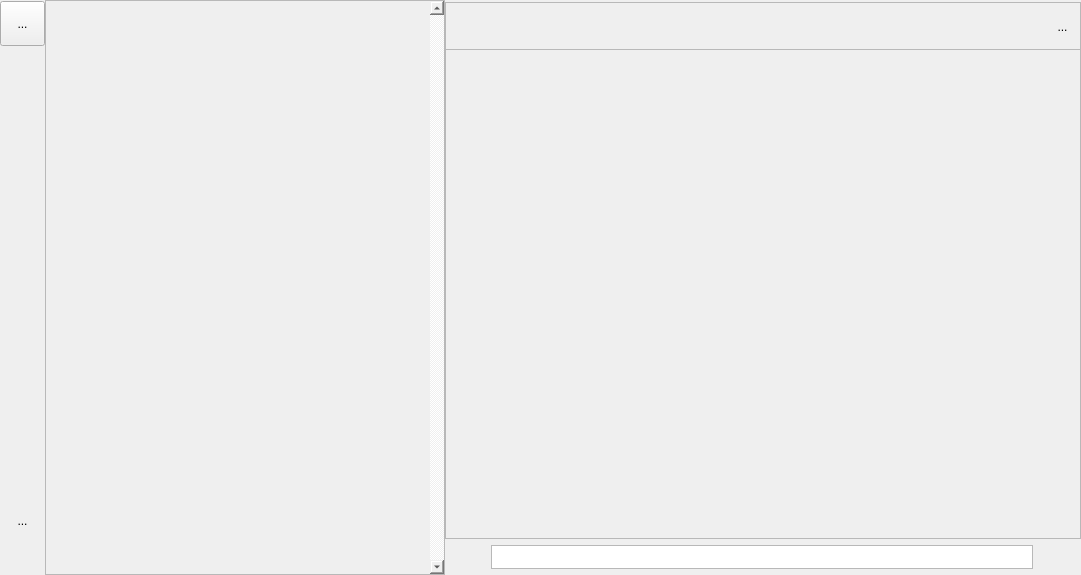
<?xml version="1.0" encoding="UTF-8"?>
<ui version="4.0">
 <class>MessagesWindow</class>
 <widget class="QMainWindow" name="MessagesWindow">
  <property name="geometry">
   <rect>
    <x>0</x>
    <y>0</y>
    <width>1081</width>
    <height>575</height>
   </rect>
  </property>
  <property name="windowTitle">
   <string>MainWindow</string>
  </property>
  <widget class="QWidget" name="centralwidget">
   <layout class="QHBoxLayout" name="horizontalLayout">
    <property name="spacing">
     <number>0</number>
    </property>
    <property name="leftMargin">
     <number>0</number>
    </property>
    <property name="topMargin">
     <number>0</number>
    </property>
    <property name="rightMargin">
     <number>0</number>
    </property>
    <property name="bottomMargin">
     <number>0</number>
    </property>
    <item>
     <layout class="QVBoxLayout" name="toolBar">
      <property name="topMargin">
       <number>1</number>
      </property>
      <property name="bottomMargin">
       <number>1</number>
      </property>
      <item alignment="Qt::AlignHCenter">
       <widget class="QToolButton" name="messages">
        <property name="sizePolicy">
         <sizepolicy hsizetype="Expanding" vsizetype="Preferred">
          <horstretch>0</horstretch>
          <verstretch>0</verstretch>
         </sizepolicy>
        </property>
        <property name="minimumSize">
         <size>
          <width>45</width>
          <height>45</height>
         </size>
        </property>
        <property name="text">
         <string>...</string>
        </property>
       </widget>
      </item>
      <item>
       <spacer name="verticalSpacer">
        <property name="orientation">
         <enum>Qt::Vertical</enum>
        </property>
        <property name="sizeHint" stdset="0">
         <size>
          <width>20</width>
          <height>40</height>
         </size>
        </property>
       </spacer>
      </item>
      <item alignment="Qt::AlignHCenter|Qt::AlignBottom">
       <widget class="QToolButton" name="settingsButton">
        <property name="autoFillBackground">
         <bool>false</bool>
        </property>
        <property name="styleSheet">
         <string notr="true">border: none;</string>
        </property>
        <property name="text">
         <string>...</string>
        </property>
        <property name="icon">
         <iconset resource="../icons.qrc">
          <normaloff>:/icons/res/settings.svg</normaloff>:/icons/res/settings.svg</iconset>
        </property>
        <property name="iconSize">
         <size>
          <width>32</width>
          <height>32</height>
         </size>
        </property>
       </widget>
      </item>
      <item alignment="Qt::AlignBottom">
       <widget class="QLabel" name="profilePhoto">
        <property name="sizePolicy">
         <sizepolicy hsizetype="Minimum" vsizetype="Minimum">
          <horstretch>0</horstretch>
          <verstretch>0</verstretch>
         </sizepolicy>
        </property>
        <property name="minimumSize">
         <size>
          <width>45</width>
          <height>45</height>
         </size>
        </property>
        <property name="maximumSize">
         <size>
          <width>45</width>
          <height>45</height>
         </size>
        </property>
        <property name="styleSheet">
         <string notr="true"/>
        </property>
        <property name="text">
         <string/>
        </property>
        <property name="textFormat">
         <enum>Qt::PlainText</enum>
        </property>
        <property name="pixmap">
         <pixmap resource="../icons.qrc">:/icons/res/camera_200.png</pixmap>
        </property>
        <property name="scaledContents">
         <bool>true</bool>
        </property>
       </widget>
      </item>
     </layout>
    </item>
    <item>
     <widget class="QFrame" name="frame_2">
      <property name="minimumSize">
       <size>
        <width>400</width>
        <height>0</height>
       </size>
      </property>
      <property name="maximumSize">
       <size>
        <width>400</width>
        <height>16777215</height>
       </size>
      </property>
      <property name="frameShape">
       <enum>QFrame::StyledPanel</enum>
      </property>
      <property name="frameShadow">
       <enum>QFrame::Raised</enum>
      </property>
      <layout class="QVBoxLayout" name="verticalLayout_9">
       <property name="leftMargin">
        <number>0</number>
       </property>
       <property name="topMargin">
        <number>0</number>
       </property>
       <property name="rightMargin">
        <number>0</number>
       </property>
       <property name="bottomMargin">
        <number>0</number>
       </property>
       <item>
        <layout class="QVBoxLayout" name="verticalLayout_4">
         <property name="spacing">
          <number>0</number>
         </property>
         <item>
          <widget class="WScrollArea" name="dialogsArea">
           <property name="maximumSize">
            <size>
             <width>16777215</width>
             <height>16777215</height>
            </size>
           </property>
           <property name="styleSheet">
            <string notr="true">border: none;</string>
           </property>
           <property name="verticalScrollBarPolicy">
            <enum>Qt::ScrollBarAlwaysOn</enum>
           </property>
           <property name="horizontalScrollBarPolicy">
            <enum>Qt::ScrollBarAlwaysOff</enum>
           </property>
           <property name="widgetResizable">
            <bool>true</bool>
           </property>
           <property name="alignment">
            <set>Qt::AlignLeading|Qt::AlignLeft|Qt::AlignTop</set>
           </property>
           <widget class="QWidget" name="scrollAreaWidgetContents_2">
            <property name="geometry">
             <rect>
              <x>0</x>
              <y>0</y>
              <width>382</width>
              <height>571</height>
             </rect>
            </property>
            <layout class="QVBoxLayout" name="verticalLayout_3">
             <property name="leftMargin">
              <number>0</number>
             </property>
             <property name="topMargin">
              <number>0</number>
             </property>
             <property name="rightMargin">
              <number>0</number>
             </property>
             <property name="bottomMargin">
              <number>0</number>
             </property>
             <item>
              <layout class="QVBoxLayout" name="dialogsLayout">
               <property name="spacing">
                <number>0</number>
               </property>
               <property name="sizeConstraint">
                <enum>QLayout::SetDefaultConstraint</enum>
               </property>
              </layout>
             </item>
             <item>
              <spacer name="verticalSpacer_2">
               <property name="orientation">
                <enum>Qt::Vertical</enum>
               </property>
               <property name="sizeHint" stdset="0">
                <size>
                 <width>20</width>
                 <height>40</height>
                </size>
               </property>
              </spacer>
             </item>
            </layout>
           </widget>
          </widget>
         </item>
        </layout>
       </item>
      </layout>
     </widget>
    </item>
    <item>
     <layout class="QVBoxLayout" name="verticalLayout">
      <property name="spacing">
       <number>0</number>
      </property>
      <property name="leftMargin">
       <number>0</number>
      </property>
      <item>
       <widget class="QFrame" name="dialogFrame">
        <property name="minimumSize">
         <size>
          <width>0</width>
          <height>49</height>
         </size>
        </property>
        <property name="maximumSize">
         <size>
          <width>16777215</width>
          <height>45</height>
         </size>
        </property>
        <property name="frameShape">
         <enum>QFrame::StyledPanel</enum>
        </property>
        <property name="frameShadow">
         <enum>QFrame::Raised</enum>
        </property>
        <layout class="QHBoxLayout" name="horizontalLayout_3">
         <property name="leftMargin">
          <number>0</number>
         </property>
         <property name="topMargin">
          <number>0</number>
         </property>
         <property name="rightMargin">
          <number>8</number>
         </property>
         <property name="bottomMargin">
          <number>0</number>
         </property>
         <item>
          <widget class="QLabel" name="dialogIcon">
           <property name="minimumSize">
            <size>
             <width>45</width>
             <height>45</height>
            </size>
           </property>
           <property name="maximumSize">
            <size>
             <width>45</width>
             <height>44</height>
            </size>
           </property>
           <property name="styleSheet">
            <string notr="true">border: none;</string>
           </property>
           <property name="frameShape">
            <enum>QFrame::Box</enum>
           </property>
           <property name="text">
            <string/>
           </property>
           <property name="pixmap">
            <pixmap resource="../icons.qrc">:/icons/res/camera_200.png</pixmap>
           </property>
           <property name="scaledContents">
            <bool>true</bool>
           </property>
          </widget>
         </item>
         <item>
          <widget class="QLabel" name="dialogLabel">
           <property name="text">
            <string/>
           </property>
          </widget>
         </item>
         <item>
          <widget class="QToolButton" name="dialogSettings">
           <property name="styleSheet">
            <string notr="true">border: none;</string>
           </property>
           <property name="text">
            <string>...</string>
           </property>
           <property name="icon">
            <iconset resource="../icons.qrc">
             <normaloff>:/icons/res/settings.svg</normaloff>:/icons/res/settings.svg</iconset>
           </property>
           <property name="iconSize">
            <size>
             <width>24</width>
             <height>24</height>
            </size>
           </property>
          </widget>
         </item>
        </layout>
       </widget>
      </item>
      <item>
       <widget class="WScrollArea" name="messagesArea">
        <property name="sizePolicy">
         <sizepolicy hsizetype="Expanding" vsizetype="Expanding">
          <horstretch>0</horstretch>
          <verstretch>0</verstretch>
         </sizepolicy>
        </property>
        <property name="horizontalScrollBarPolicy">
         <enum>Qt::ScrollBarAlwaysOff</enum>
        </property>
        <property name="sizeAdjustPolicy">
         <enum>QAbstractScrollArea::AdjustToContents</enum>
        </property>
        <property name="widgetResizable">
         <bool>true</bool>
        </property>
        <property name="alignment">
         <set>Qt::AlignLeading|Qt::AlignLeft|Qt::AlignTop</set>
        </property>
        <widget class="QWidget" name="scrollAreaWidgetContents">
         <property name="geometry">
          <rect>
           <x>0</x>
           <y>0</y>
           <width>630</width>
           <height>486</height>
          </rect>
         </property>
         <layout class="QVBoxLayout" name="verticalLayout_2">
          <property name="spacing">
           <number>0</number>
          </property>
          <item>
           <widget class="QWidget" name="spacer" native="true">
            <property name="sizePolicy">
             <sizepolicy hsizetype="Preferred" vsizetype="Expanding">
              <horstretch>0</horstretch>
              <verstretch>0</verstretch>
             </sizepolicy>
            </property>
           </widget>
          </item>
          <item>
           <layout class="QVBoxLayout" name="messagesLayout">
            <property name="spacing">
             <number>0</number>
            </property>
           </layout>
          </item>
          <item>
           <layout class="QVBoxLayout" name="messagesQueuedLayout">
            <property name="spacing">
             <number>0</number>
            </property>
           </layout>
          </item>
         </layout>
        </widget>
       </widget>
      </item>
      <item>
       <layout class="QHBoxLayout" name="horizontalLayout_5">
        <property name="spacing">
         <number>10</number>
        </property>
        <property name="leftMargin">
         <number>6</number>
        </property>
        <property name="topMargin">
         <number>6</number>
        </property>
        <property name="rightMargin">
         <number>6</number>
        </property>
        <property name="bottomMargin">
         <number>6</number>
        </property>
        <item>
         <widget class="QPushButton" name="attachmentButton">
          <property name="maximumSize">
           <size>
            <width>30</width>
            <height>16777215</height>
           </size>
          </property>
          <property name="styleSheet">
           <string notr="true">border: none;</string>
          </property>
          <property name="text">
           <string/>
          </property>
          <property name="icon">
           <iconset resource="../icons.qrc">
            <normaloff>:/icons/res/attach.svg</normaloff>:/icons/res/attach.svg</iconset>
          </property>
          <property name="iconSize">
           <size>
            <width>24</width>
            <height>24</height>
           </size>
          </property>
         </widget>
        </item>
        <item>
         <widget class="WTextEdit" name="messageEdit">
          <property name="sizePolicy">
           <sizepolicy hsizetype="Expanding" vsizetype="Preferred">
            <horstretch>0</horstretch>
            <verstretch>0</verstretch>
           </sizepolicy>
          </property>
          <property name="minimumSize">
           <size>
            <width>0</width>
            <height>24</height>
           </size>
          </property>
          <property name="maximumSize">
           <size>
            <width>16777215</width>
            <height>170</height>
           </size>
          </property>
          <property name="baseSize">
           <size>
            <width>0</width>
            <height>24</height>
           </size>
          </property>
          <property name="frameShadow">
           <enum>QFrame::Plain</enum>
          </property>
          <property name="verticalScrollBarPolicy">
           <enum>Qt::ScrollBarAsNeeded</enum>
          </property>
          <property name="horizontalScrollBarPolicy">
           <enum>Qt::ScrollBarAsNeeded</enum>
          </property>
          <property name="sizeAdjustPolicy">
           <enum>QAbstractScrollArea::AdjustToContents</enum>
          </property>
          <property name="lineWrapMode">
           <enum>QTextEdit::WidgetWidth</enum>
          </property>
          <property name="readOnly">
           <bool>false</bool>
          </property>
         </widget>
        </item>
        <item>
         <widget class="QPushButton" name="sendButton">
          <property name="styleSheet">
           <string notr="true">border: none;</string>
          </property>
          <property name="text">
           <string/>
          </property>
          <property name="icon">
           <iconset resource="../icons.qrc">
            <normaloff>:/icons/res/send.svg</normaloff>:/icons/res/send.svg</iconset>
          </property>
          <property name="iconSize">
           <size>
            <width>24</width>
            <height>24</height>
           </size>
          </property>
         </widget>
        </item>
       </layout>
      </item>
     </layout>
    </item>
   </layout>
  </widget>
 </widget>
 <customwidgets>
  <customwidget>
   <class>WScrollArea</class>
   <extends>QScrollArea</extends>
   <header location="global">customwidgets/wscrollarea.h</header>
   <container>1</container>
  </customwidget>
  <customwidget>
   <class>WTextEdit</class>
   <extends>QTextEdit</extends>
   <header location="global">customwidgets/wtextedit.h</header>
  </customwidget>
 </customwidgets>
 <resources>
  <include location="../icons.qrc"/>
 </resources>
 <connections/>
</ui>
